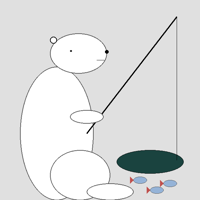
#> input picture ЛР. Программирование на Python/Семестр 2/ЛР6. Заметалин Дмитрий/bear_resized_1.png, 200 x 200 px
$ python 1.py
#> lines starting #> are read from the running program, lines starting #| are printed output that depends on the picture
from PIL import Image, ImageDraw, ImageFilter

width = 700
height = 1000
im = Image.new('RGB', (width, height), (0, 255, 255))
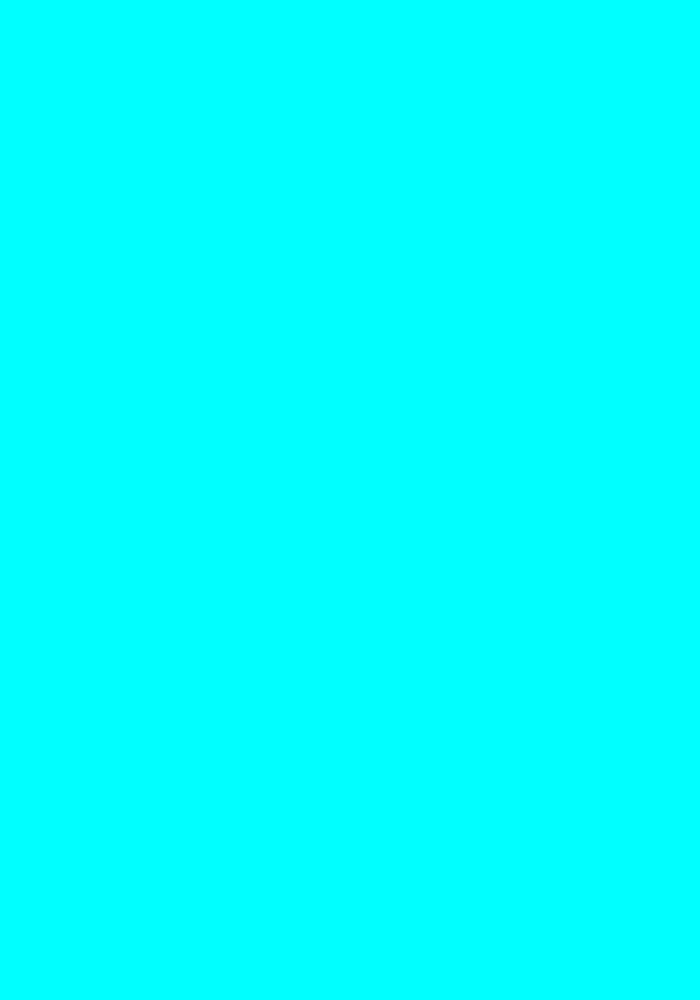
#> im: PIL image 700x1000 RGB; mean R, G, B 0, 255, 255
draw = ImageDraw.Draw(im)

draw.rectangle(((0, height*0.55), (width, height)), fill='#E0E0E0', outline=(0,0,0,0))

#Рисуем солнце
size = (500, 500)

glow_layer = Image.new("RGBA", size, (0, 0, 0, 0))
#> glow_layer: PIL image 500x500 RGBA; every value is 0
draw_glow = ImageDraw.Draw(glow_layer)

center_x, center_y = size[0] // 2, size[1] // 2
radius = 180
thick = 14
color = (247, 252, 151)

draw_glow.ellipse([center_x - radius, center_y - radius,
                       center_x + radius, center_y + radius],
                      outline=color, width=thick)
draw_glow.line([center_x - radius, center_y, center_x + radius, center_y],
                   fill=color, width=thick)
draw_glow.line([center_x, center_y - radius, center_x, center_y + radius],
                   fill=color, width=thick)


blurred_glow = glow_layer.filter(ImageFilter.GaussianBlur(radius=12))
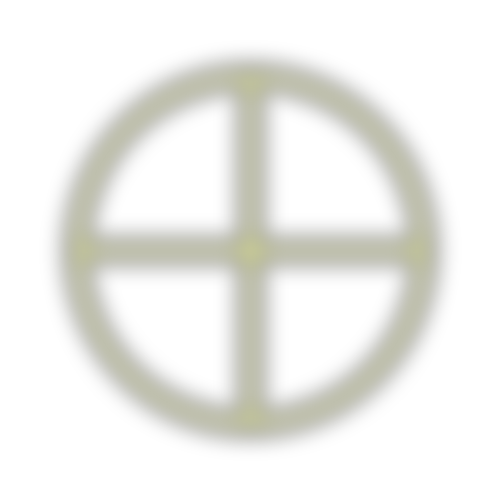
#> blurred_glow: PIL image 500x500 RGBA; mean R, G, B, A 23.9, 24.5, 14.7, 24.7; transparent parts drawn white


im.paste(blurred_glow, (200, -100), blurred_glow) # Свечение
im.paste(glow_layer, (200, -100), glow_layer)     # Четкие линии поверх
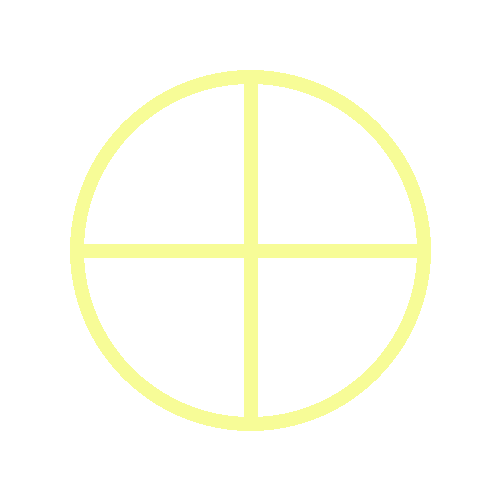
#> glow_layer: PIL image 500x500 RGBA; mean R, G, B, A 24, 24.5, 14.7, 24.8; transparent parts drawn white

bear_image = Image.open('bear_resized_1.png')
#> bear_image is the input picture: PIL image 200x200 RGB; mean R, G, B 222.5, 223.7, 223.8
bear_t_image = Image.open('bear_transposed.png')
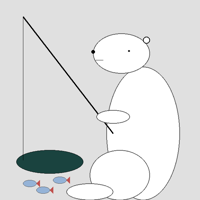
#> input picture ЛР. Программирование на Python/Семестр 2/ЛР6. Заметалин Дмитрий/bear_transposed.png, 200 x 200 px
#> bear_t_image is the input picture: PIL image 200x200 RGB; mean R, G, B 222.5, 223.7, 223.8
bear_b_image = Image.open('bear_resized_2.png')
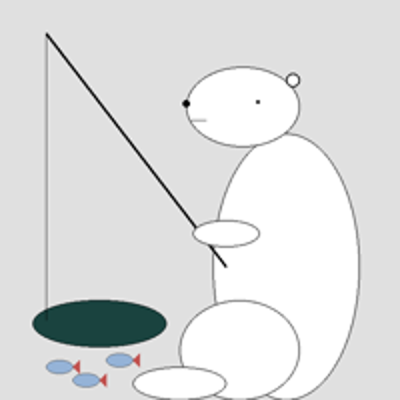
#> input picture ЛР. Программирование на Python/Семестр 2/ЛР6. Заметалин Дмитрий/bear_resized_2.png, 400 x 400 px
#> bear_b_image is the input picture: PIL image 400x400 RGB; mean R, G, B 222.4, 223.7, 223.7

im.paste(bear_image, (20, 760))
im.paste(bear_t_image, (500, 580))
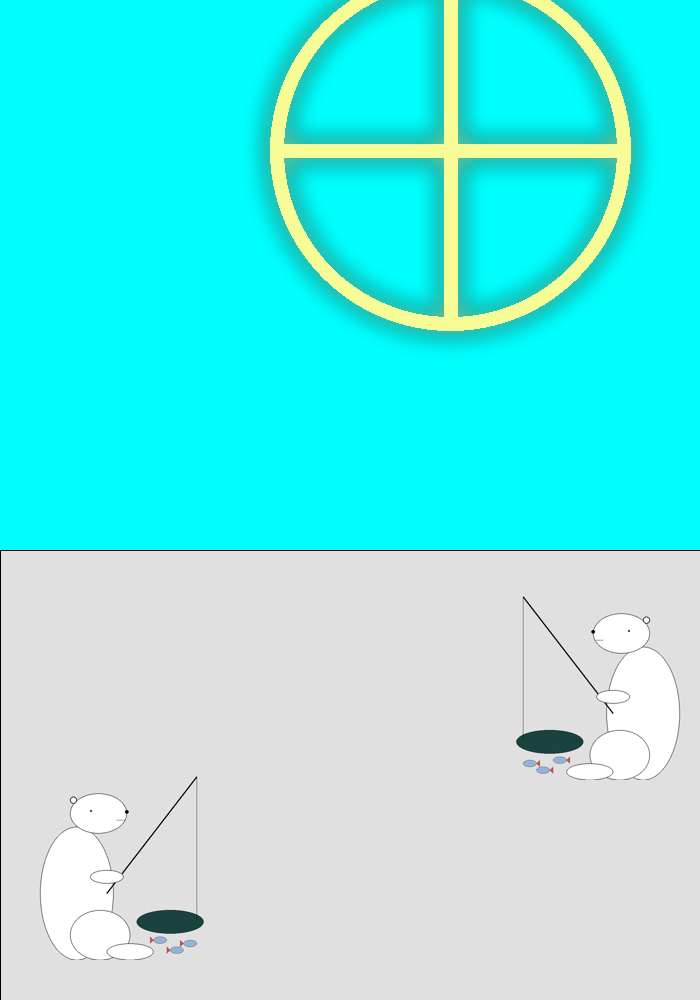
#> im: PIL image 700x1000 RGB; mean R, G, B 109, 237.2, 233.6
im.paste(bear_t_image, (200, 555))
im.paste(bear_b_image, (370, 780))
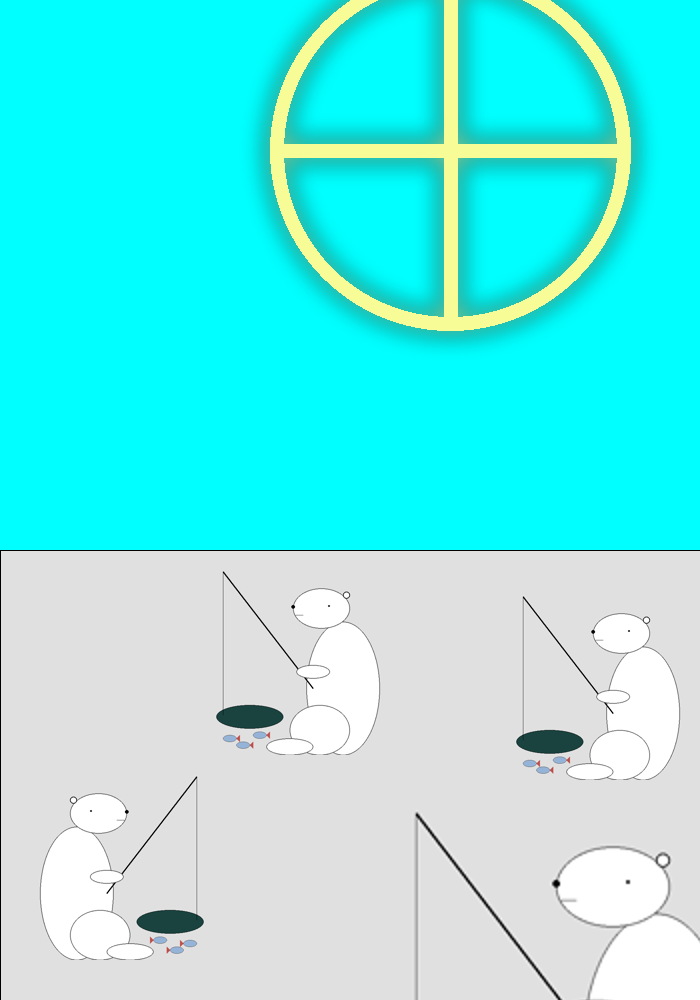
#> im: PIL image 700x1000 RGB; mean R, G, B 109.1, 237.4, 233.9


im.save('10.png', 'PNG')
